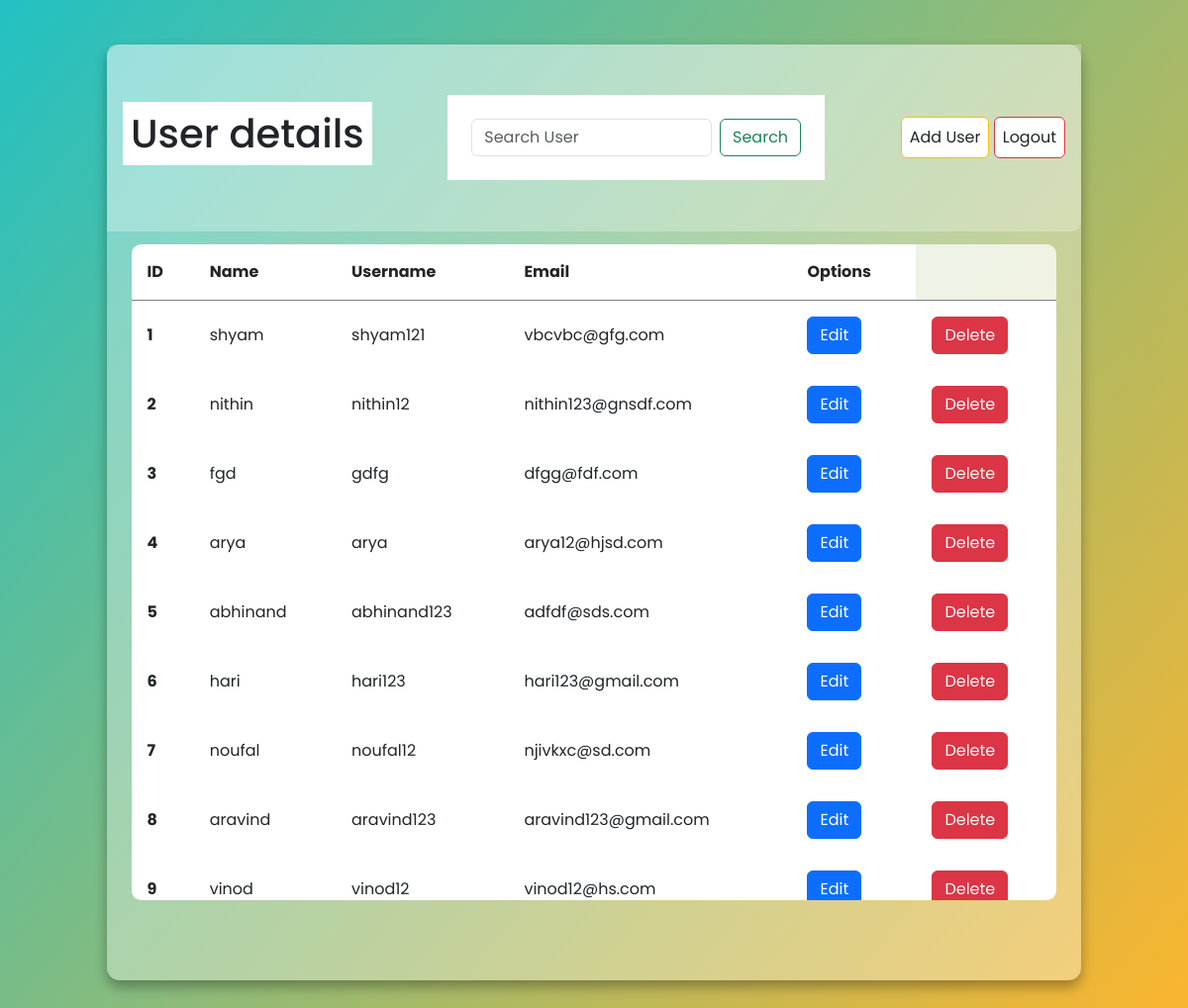
/adminHome (signed in), run on the app's committed database.
### crud_app/models.py (models this page shows)
class custom_user(models.Model):
    id = models.AutoField(primary_key=True)
    first_name = models.CharField(max_length=255)
    username = models.CharField(max_length=255)
    is_superuser = models.BooleanField(default=False)
    email = models.CharField(max_length=255)
    password = models.CharField(max_length=255)

### crud_app/views.py (the view)
# urls.py: path('adminHome', views.admin_home, name='adminHome'),
@never_cache
def admin_home(request):
    if 'username' in request.session:
        username = request.session['username']
        user = custom_user.objects.get(username = username)
        if user.is_superuser:
            search = request.POST.get('search')
            if search:
                userDatas = custom_user.objects.filter(username__istartswith = search)
            else:
                userDatas = custom_user.objects.filter(is_superuser = False)
            return render(request, 'admin_home.html', {'datas': userDatas})
    return redirect('userlogin')

### crud_app/templates/admin_home.html (shortened to what this page needs)
<!DOCTYPE html>
<html lang="en">
<head>
    <link href="https://cdn.jsdelivr.net/npm/bootstrap@5.3.0-alpha3/dist/css/bootstrap.min.css" rel="stylesheet">
</head>
<body>
    <main class="table">
        <section class="table-header d-flex">
            <div class="head">
                <h1>User details</h1>
            </div>
            <div class="search-bar">
                <form class="d-flex p-4" method="POST">
                    <input class="form-control me-2 container" name="search" placeholder="Search User" type="text">
                    <button class="btn btn-outline-success" type="submit" >Search</button>
                </form>
            </div>
            <div class="header-buttons">
                <a class="btn btn-warning" href="{% url 'addUser' %}">Add User</a>
                <a class="btn btn-danger"  data-bs-toggle="modal" data-bs-target="#exampleModal">Logout</a>
            </div>
        </section>
        <section class="table-body">
            <table>
                <thead>
                    <tr>
                        <th>ID</th>
                        <th>Name</th>
                        <th>Username</th>
                        <th>Email</th>
                        <th>Options</th>
                    </tr>
                </thead>
                <tbody>
                    {% for i in datas %}
                    <tr>
                        <th scope="row">{{ forloop.counter}}</th>
                        <td>{{ i.first_name}}</td>
                        <td>{{ i.username }}</td>
                        <td>{{ i.email }}</td>
                        <td><a class="btn btn-primary" href="{% url 'editUser' i.id %}"> Edit </a></td>
                        <td><a class="btn btn-danger" data-bs-toggle="modal" data-bs-target="#exampleModalCenter{{ i.id }}" >Delete</a></td>
                    </tr>
                    {% endfor %}
                </tbody>
            </table>
        </section>
    </main>
</body>
</html>

### crud_app/templates/admin_home.html (style rules this page uses)
* { margin: 0; padding: 0; box-sizing: border-box; font-family: 'Poppins', sans-serif; }
body { min-height: 100vh; display: flex; justify-content: center; align-items: center; font-family: 'Poppins', sans-serif; background: linear-gradient(129deg, rgba(34, 193, 195, 1) 0%, rgba(253, 181, 45, 1) 100%); }
main.table { width: 82vw; height: 90vh; background-color: #fff5; backdrop-filter: blur(7); box-shadow: 0 0.4rem 0.8rem #0005; border-radius: 0.8rem; }
.table-header { width: 100%; height: 20%; background-color: #fff4; padding: 0.8rem 1rem; border-radius: 0.6rem 0rem 0.6rem 0rem; justify-content: space-between; align-items: center; }
.table-body { width: 95%; max-height: 70%; background-color: #fffb; margin: 0.8rem auto; border-radius: 0.6rem; overflow: auto; }
.search-bar { width: 40%; }
table { width: 100%; }
table, th, td { padding: 1rem; border-collapse: collapse; }
thead th { top: 0; left: 0;  }
.header-buttons { background-color: None; }

### data on the page
custom_user: first_name "shyam", username "shyam121", email "vbcvbc@gfg.com"
custom_user: first_name "nithin", username "nithin12", email "nithin123@gnsdf.com"
custom_user: first_name "fgd", username "gdfg", email "dfgg@fdf.com"
custom_user: first_name "arya", username "arya", email "arya12@hjsd.com"
custom_user: first_name "abhinand", username "abhinand123", email "adfdf@sds.com"
custom_user: first_name "hari", username "hari123", email "hari123@gmail.com"
custom_user: first_name "noufal", username "noufal12", email "njivkxc@sd.com"
custom_user: first_name "aravind", username "aravind123", email "aravind123@gmail.com"
custom_user: first_name "vinod", username "vinod12", email "vinod12@hs.com"
